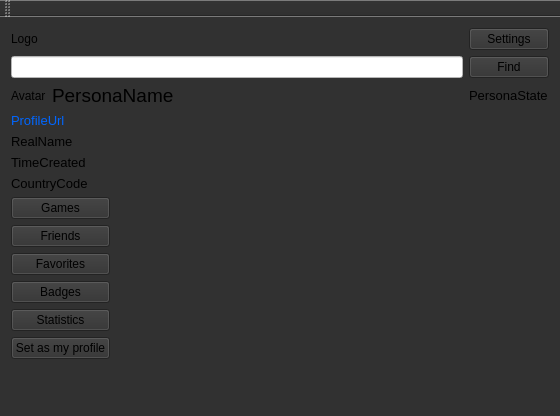
<?xml version="1.0" encoding="UTF-8"?>
<ui version="4.0">
 <class>MainWindow</class>
 <widget class="QMainWindow" name="MainWindow">
  <property name="geometry">
   <rect>
    <x>0</x>
    <y>0</y>
    <width>560</width>
    <height>416</height>
   </rect>
  </property>
  <property name="windowTitle">
   <string>MainWindow</string>
  </property>
  <property name="styleSheet">
   <string notr="true">background-color: rgb(49, 49, 49);</string>
  </property>
  <widget class="QWidget" name="centralWidget">
   <layout class="QGridLayout" name="gridLayout">
    <item row="4" column="0" colspan="2">
     <widget class="QLabel" name="FormProfileLabelRealName">
      <property name="font">
       <font>
        <pointsize>10</pointsize>
       </font>
      </property>
      <property name="text">
       <string>RealName</string>
      </property>
     </widget>
    </item>
    <item row="3" column="0" colspan="3">
     <widget class="QLabel" name="FormProfileLabelProfileUrl">
      <property name="font">
       <font>
        <pointsize>10</pointsize>
       </font>
      </property>
      <property name="styleSheet">
       <string notr="true">color: rgb(0, 102, 255);</string>
      </property>
      <property name="text">
       <string>ProfileUrl</string>
      </property>
     </widget>
    </item>
    <item row="2" column="3">
     <spacer name="horizontalSpacer">
      <property name="orientation">
       <enum>Qt::Horizontal</enum>
      </property>
      <property name="sizeHint" stdset="0">
       <size>
        <width>40</width>
        <height>20</height>
       </size>
      </property>
     </spacer>
    </item>
    <item row="14" column="0">
     <spacer name="verticalSpacer">
      <property name="orientation">
       <enum>Qt::Vertical</enum>
      </property>
      <property name="sizeHint" stdset="0">
       <size>
        <width>20</width>
        <height>40</height>
       </size>
      </property>
     </spacer>
    </item>
    <item row="2" column="0">
     <widget class="QLabel" name="FormProfileAvatar">
      <property name="text">
       <string>Avatar</string>
      </property>
     </widget>
    </item>
    <item row="2" column="1" colspan="2">
     <widget class="QLabel" name="FormProfileLabelPersonaName">
      <property name="font">
       <font>
        <pointsize>14</pointsize>
       </font>
      </property>
      <property name="text">
       <string>PersonaName</string>
      </property>
     </widget>
    </item>
    <item row="2" column="4" colspan="2">
     <widget class="QLabel" name="FormProfileLabelPersonaState">
      <property name="font">
       <font>
        <pointsize>10</pointsize>
       </font>
      </property>
      <property name="text">
       <string>PersonaState</string>
      </property>
     </widget>
    </item>
    <item row="6" column="0" colspan="2">
     <widget class="QLabel" name="FormProfileLabelLocCountryCode">
      <property name="font">
       <font>
        <pointsize>10</pointsize>
       </font>
      </property>
      <property name="text">
       <string>CountryCode</string>
      </property>
     </widget>
    </item>
    <item row="5" column="0" colspan="2">
     <widget class="QLabel" name="FormProfileLabelTimeCreated">
      <property name="font">
       <font>
        <pointsize>10</pointsize>
       </font>
      </property>
      <property name="text">
       <string>TimeCreated</string>
      </property>
     </widget>
    </item>
    <item row="13" column="0" colspan="2">
     <widget class="QPushButton" name="FormProfileButtonSetProfile">
      <property name="text">
       <string>Set as my profile</string>
      </property>
     </widget>
    </item>
    <item row="12" column="0" colspan="2">
     <widget class="QPushButton" name="FormProfileButtonStatistics">
      <property name="text">
       <string>Statistics</string>
      </property>
     </widget>
    </item>
    <item row="11" column="0" colspan="2">
     <widget class="QPushButton" name="FormProfileButtonBadges">
      <property name="text">
       <string>Badges</string>
      </property>
     </widget>
    </item>
    <item row="9" column="0" colspan="2">
     <widget class="QPushButton" name="FormProfileButtonFavorites">
      <property name="text">
       <string>Favorites</string>
      </property>
     </widget>
    </item>
    <item row="8" column="0" colspan="2">
     <widget class="QPushButton" name="FormProfileButtonFriends">
      <property name="text">
       <string>Friends</string>
      </property>
     </widget>
    </item>
    <item row="7" column="0" colspan="2">
     <widget class="QPushButton" name="FormProfileButtonGames">
      <property name="text">
       <string>Games</string>
      </property>
     </widget>
    </item>
    <item row="1" column="0" colspan="4">
     <widget class="QLineEdit" name="FormProfileLineEditIdProfile">
      <property name="styleSheet">
       <string notr="true">background-color: rgb(255, 255, 255);
color: rgb(26, 26, 26);</string>
      </property>
     </widget>
    </item>
    <item row="0" column="0" colspan="4">
     <widget class="QLabel" name="FormProfileLabelLogo">
      <property name="text">
       <string>Logo</string>
      </property>
     </widget>
    </item>
    <item row="1" column="4" colspan="2">
     <widget class="QPushButton" name="FormProfileButtonFindProfile">
      <property name="text">
       <string>Find</string>
      </property>
     </widget>
    </item>
    <item row="0" column="4" colspan="2">
     <widget class="QPushButton" name="FormProfileButtonSettings">
      <property name="text">
       <string>Settings</string>
      </property>
     </widget>
    </item>
   </layout>
  </widget>
  <widget class="QMenuBar" name="menuBar">
   <property name="geometry">
    <rect>
     <x>0</x>
     <y>0</y>
     <width>560</width>
     <height>20</height>
    </rect>
   </property>
  </widget>
  <widget class="QToolBar" name="mainToolBar">
   <attribute name="toolBarArea">
    <enum>TopToolBarArea</enum>
   </attribute>
   <attribute name="toolBarBreak">
    <bool>false</bool>
   </attribute>
  </widget>
  <widget class="QStatusBar" name="statusBar"/>
 </widget>
 <layoutdefault spacing="6" margin="11"/>
 <resources/>
 <connections/>
</ui>
